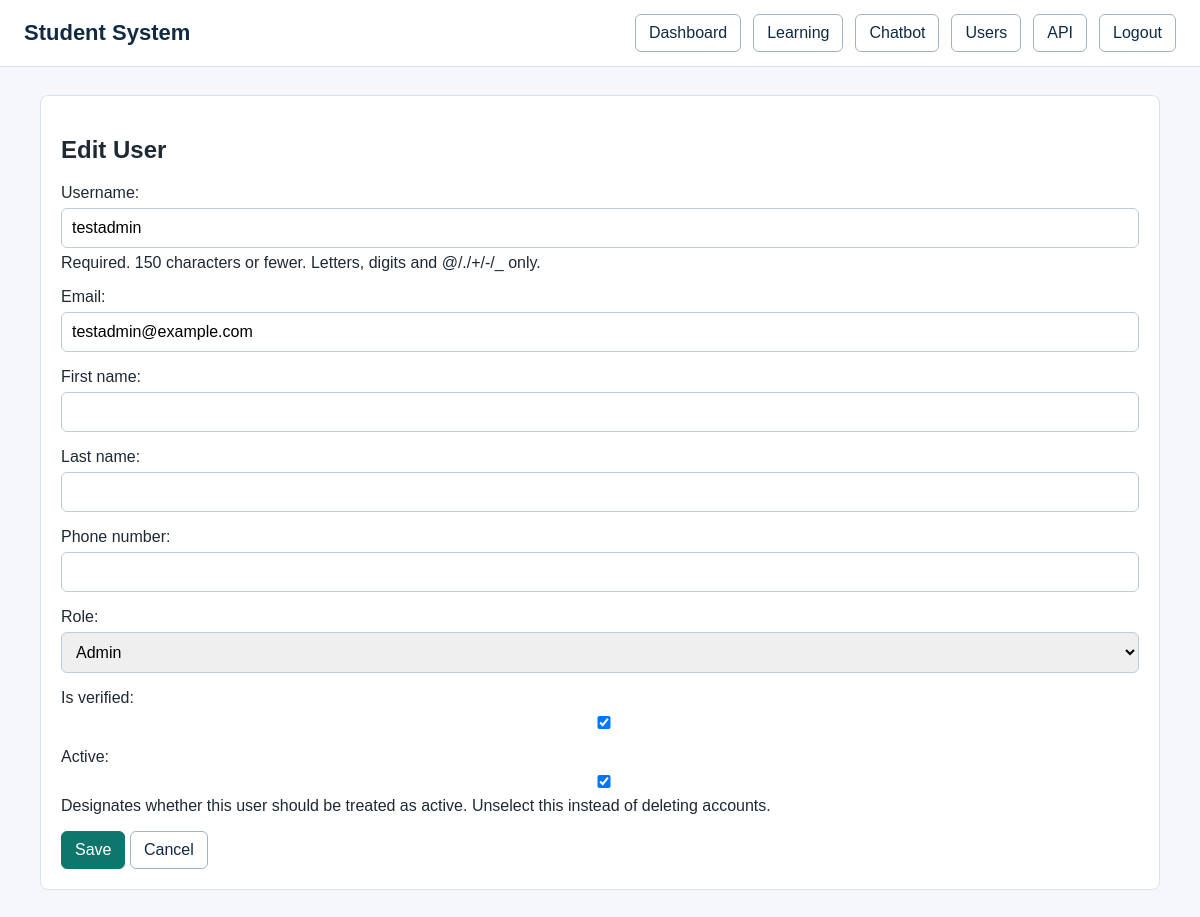
The app's page /accounts/users/2/edit/ (signed in) with its own data.
### accounts/models.py (models this page shows, shortened)
class User(AbstractUser):
    class Roles(models.TextChoices):
        SUPER_ADMIN = 'SUPER_ADMIN', 'Super Admin'
        STUDENT = 'STUDENT', 'Student'
        FACULTY = 'FACULTY', 'Faculty'
        ADMIN = 'ADMIN', 'Admin'
        PARENT = 'PARENT', 'Parent'
    email = models.EmailField(unique=True)
    role = models.CharField(
        max_length=30, choices=Roles.choices, default=Roles.STUDENT)
    phone_number = models.CharField(max_length=15, blank=True, null=True)
    profile_picture = models.ImageField(
        upload_to='profiles/', blank=True, null=True)
    is_verified = models.BooleanField(default=False)
    created_at = models.DateTimeField(auto_now_add=True)
    updated_at = models.DateTimeField(auto_now=True)
    def is_admin_role(self):
        return self.role in [self.Roles.ADMIN, self.Roles.SUPER_ADMIN] or self.is_superuser

### accounts/views.py (the view)
    @login_required
    def wrapper(request, *args, **kwargs):
        if not request.user.is_admin_role():
            messages.error(request, 'Admin access is required.')
            return redirect('accounts:student_dashboard')
        return view_func(request, *args, **kwargs)

### accounts/forms.py
class UserProfileUpdateForm(UserChangeForm):
    password = None
    class Meta:
        model = User
        fields = (
            "username",
            "email",
            "first_name",
            "last_name",
            "phone_number",
            "role",
            "is_verified",
            "is_active",
        )

### accounts/views.py (called while the page is built)
def admin_required(view_func):
    @login_required
    def wrapper(request, *args, **kwargs):
        if not request.user.is_admin_role():
            messages.error(request, 'Admin access is required.')
            return redirect('accounts:student_dashboard')
        return view_func(request, *args, **kwargs)
    return wrapper

@admin_required
def user_update(request, pk):
    user = get_object_or_404(User, pk=pk)
    form = UserProfileUpdateForm(request.POST or None, request.FILES or None, instance=user)
    if request.method == 'POST' and form.is_valid():
        form.save()
        messages.success(request, 'User details updated.')
        return redirect('accounts:user_list')
    return render(request, 'accounts/user_form.html', {'form': form, 'title': 'Edit User'})

### templates/accounts/user_form.html (shortened to what this page needs)
{% extends 'includes/base.html' %}
{% block content %}
<section class="panel">
    <h1>{{ title }}</h1>
    <form method="post" enctype="multipart/form-data">
        {{ form.as_p }}
        <button class="primary" type="submit">Save</button>
        <a class="button" href="{% url 'accounts:user_list' %}">Cancel</a>
    </form>
</section>
{% endblock %}

### static/css/style.css (style rules this page uses)
* { box-sizing: border-box; }
body { margin: 0; font-family: Arial, sans-serif; color: #1f2933; background: #f5f7fb; }
a { color: #155e75; text-decoration: none; }
.nav a, .button, button, input[type="submit"] { display: inline-block; padding: 9px 13px; border: 1px solid #9fb3c8; border-radius: 6px; background: #ffffff; color: #102a43; font: inherit; cursor: pointer; }
.button.primary, button.primary, input[type="submit"] { background: #0f766e; border-color: #0f766e; color: #ffffff; }
.panel, .card { background: #ffffff; border: 1px solid #d9e2ec; border-radius: 8px; padding: 20px; }
form p { display: grid; gap: 6px; }
input, select, textarea { width: 100%; padding: 10px; border: 1px solid #bcccdc; border-radius: 6px; font: inherit; }

### records on screen
User: username "testadmin", email "testadmin@example.com", role "Admin", is_verified "☑", is_active "☑"

### other values on screen
{{ title }} "Edit User"
